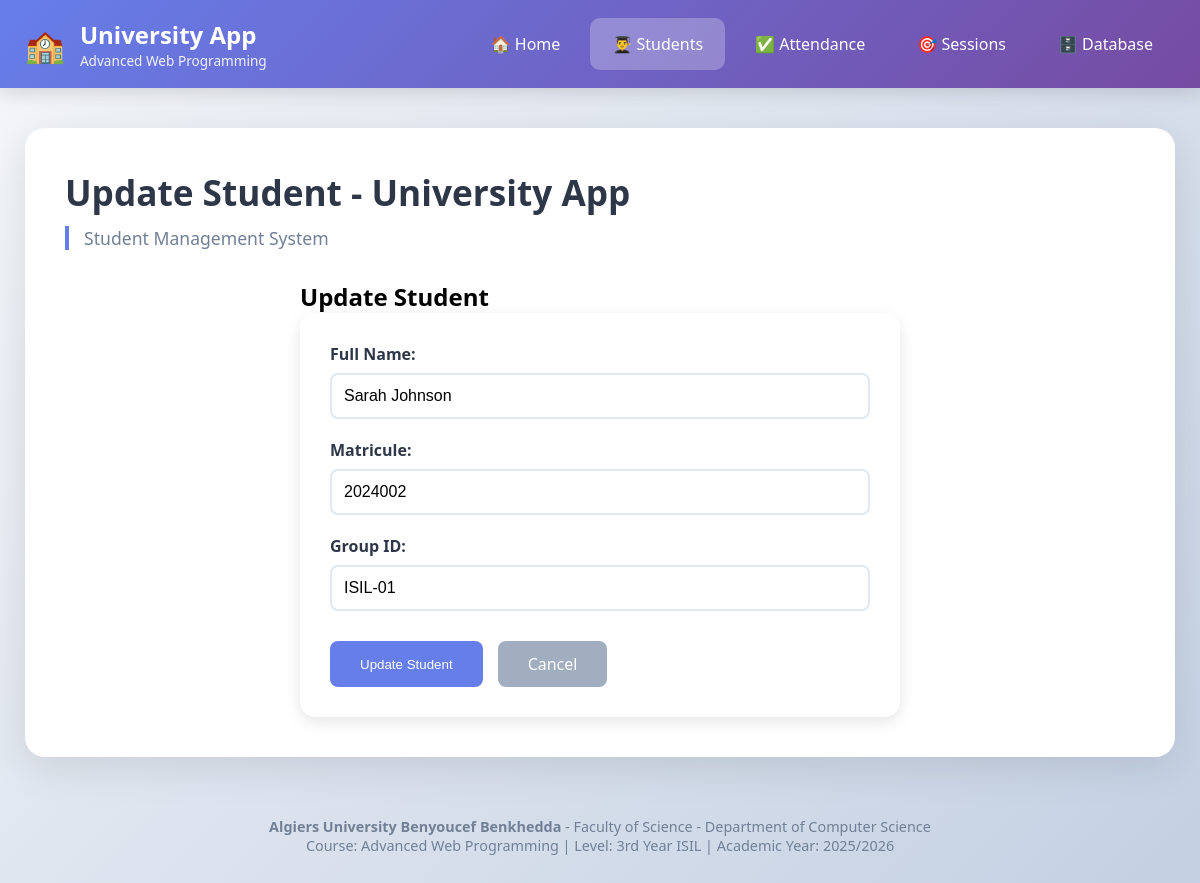
Screenshot of /students/update_student.php?id=2 with the database file from the repository.
### tables this page shows
CREATE TABLE IF NOT EXISTS students (
    id INT PRIMARY KEY AUTO_INCREMENT,
    fullname VARCHAR(100) NOT NULL,
    matricule VARCHAR(20) NOT NULL UNIQUE,
    group_id VARCHAR(10) NOT NULL,
    created_at TIMESTAMP DEFAULT CURRENT_TIMESTAMP
);

### students/update_student.php (the view, shortened to what this page needs)
<?php
require_once '../includes/header.php';
$student_id = $_GET['id'];
try {
    $pdo = getDBConnection();
    $stmt = $pdo->prepare("SELECT * FROM students WHERE id = ?");
    $stmt->execute([$student_id]);
    $student = $stmt->fetch();
} catch (Exception $e) {
    $message = "❌ " . $e->getMessage();
    $message_type = "error";
}
?>
<div class="form-container">
    <h2>Update Student</h2>
    <form method="POST" class="student-form">
        <div class="form-group">
            <label for="fullname">Full Name:</label>
            <input type="text" id="fullname" name="fullname"
                   value="<?php echo htmlspecialchars($student['fullname']); ?>" required>
        </div>
        <div class="form-group">
            <label for="matricule">Matricule:</label>
            <input type="text" id="matricule" name="matricule"
                   value="<?php echo htmlspecialchars($student['matricule']); ?>" required>
        </div>
        <div class="form-group">
            <label for="group_id">Group ID:</label>
            <input type="text" id="group_id" name="group_id"
                   value="<?php echo htmlspecialchars($student['group_id']); ?>" required>
        </div>
        <div class="form-actions">
            <button type="submit" class="btn-primary">Update Student</button>
            <a href="list_students.php" class="btn-secondary">Cancel</a>
        </div>
    </form>
</div>
<?php require_once '../includes/footer.php'; ?>

### includes/header.php (style rules this page uses)
* { margin: 0; padding: 0; box-sizing: border-box; }
body { font-family: 'Segoe UI', Tahoma, Geneva, Verdana, sans-serif; background: linear-gradient(135deg, #f5f7fa 0%, #c3cfe2 100%); min-height: 100vh; }

### students/update_student.php (style rules this page uses)
.form-container { max-width: 600px; margin: 0 auto; }
.student-form { background: white; padding: 30px; border-radius: 15px; box-shadow: 0 5px 15px rgba(0,0,0,0.1); }
.form-group { margin-bottom: 20px; }
.form-group label { display: block; margin-bottom: 8px; font-weight: 600; color: #2d3748; }
.form-group input { width: 100%; padding: 12px; border: 2px solid #e2e8f0; border-radius: 8px; font-size: 16px; }
.form-actions { display: flex; gap: 15px; margin-top: 30px; }
.btn-primary { background: #667eea; color: white; padding: 12px 30px; border: none; border-radius: 8px; cursor: pointer; }
.btn-secondary { background: #a0aec0; color: white; padding: 12px 30px; text-decoration: none; border-radius: 8px; text-align: center; }

### rows the page displays
students: fullname "Sarah Johnson", matricule "2024002", group_id "ISIL-01"

### other values shown
$page_title "Update Student - University App"
